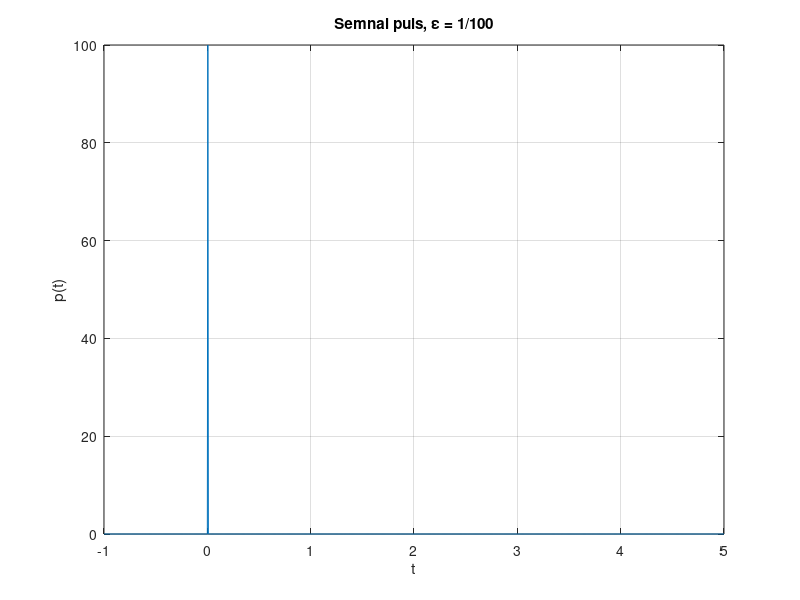
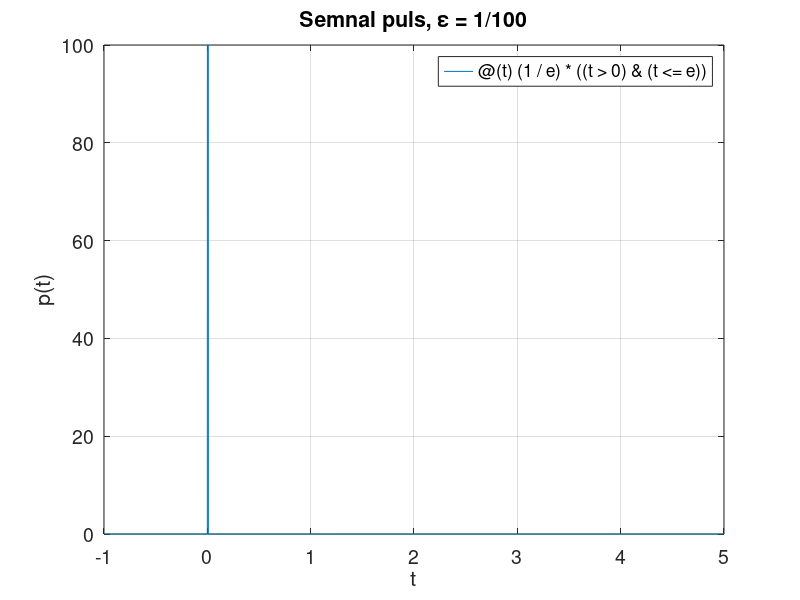

Write MATLAB code to recreate these figures, in order.
e=1/100;
t1=-1; t2=5;

figure()
tstep=0.005;
t=t1:tstep:t2;
x=(1/e)*((t>0)&(t<=e));
plot(t,x);
xlabel('t'),ylabel('p(t)');
title('Semnal puls, \epsilon = 1/100');
axis tight;
grid on;

figure()
x=@(t) (1/e)*((t>0)&(t<=e));
t=[t1 t2];
fplot(x,t,5000);
set(gca,'FontSize',14);
xlabel('t'),ylabel('p(t)');
title('Semnal puls, \epsilon = 1/100');
axis tight;
grid on;
